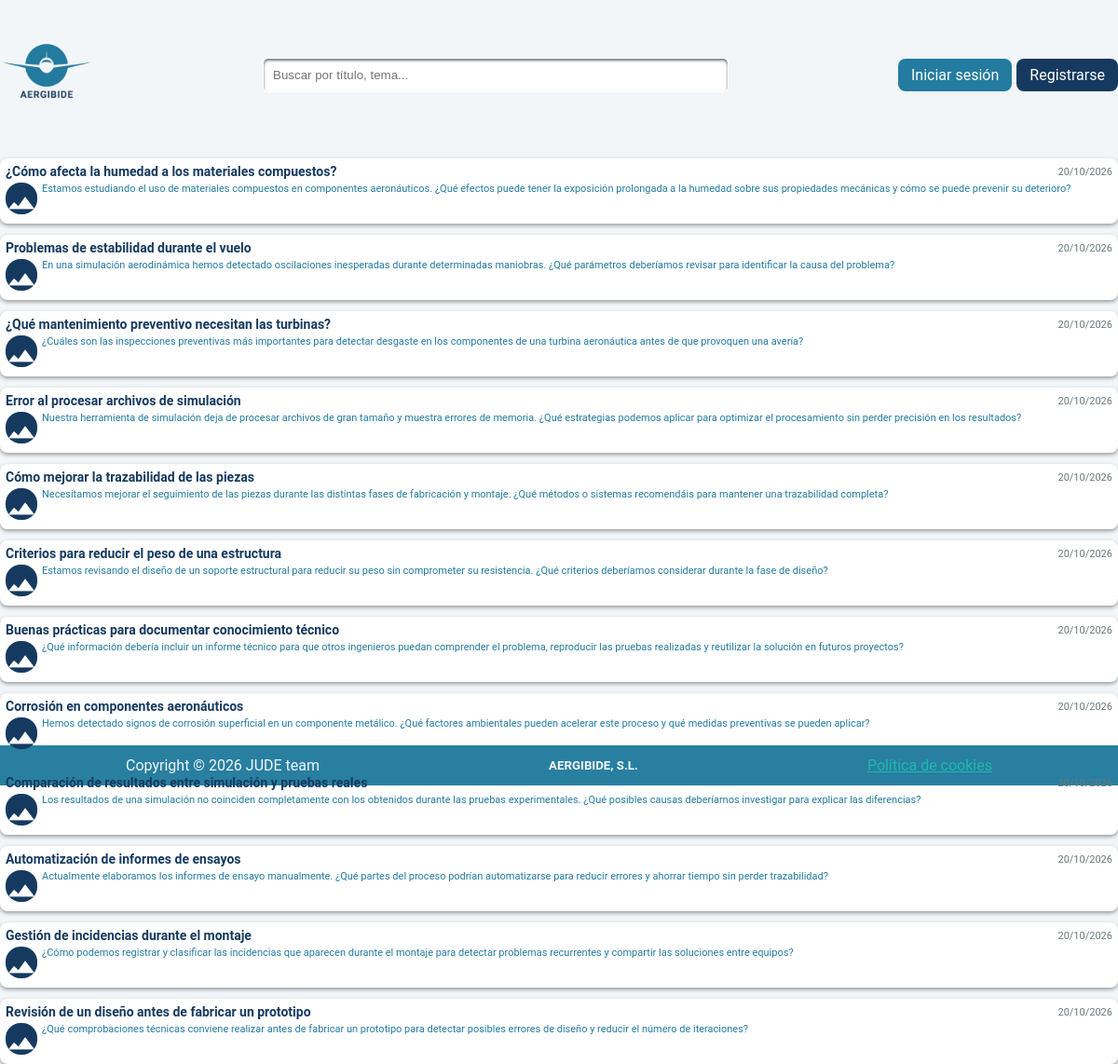
The page / on the database its author committed.
### tables this page shows
CREATE TABLE preguntas (
    id_pregunta INT AUTO_INCREMENT PRIMARY KEY,
    id_usuario INT NOT NULL,
    titulo VARCHAR(200) NOT NULL,
    descripcion TEXT NOT NULL,
    fecha_creacion DATETIME NOT NULL DEFAULT CURRENT_TIMESTAMP,
    estado ENUM('abierto', 'cerrado') NOT NULL DEFAULT 'abierto',
    tipo ENUM(
        'aerodinamica',
        'materiales',
        'motores',
        'software',
        'procesos',
        'diseño',
        'otros'
    ) NOT NULL DEFAULT 'otros',

    CONSTRAINT fk_preguntas_usuarios
        FOREIGN KEY (id_usuario)
        REFERENCES usuarios(id_usuario)
        ON DELETE CASCADE
);

### controllers/PrincipalController.php (called while the page is built, shortened)
<?php
require_once __DIR__ . '/../models/PreguntaModel.php';
class PrincipalController extends BaseController {
    public function index() {
        $preguntas=PreguntaModel::getAll();
        require "views/index.view.php";
    }
}

### Router.php (called while the page is built, shortened)
<?php
class Router {
    public static function dispatch() {
        $controllerName = $_GET['controller'] ?? 'PrincipalController';
        $action = $_GET['accion'] ?? 'index';
        self::loadController($controllerName, $action);
    }
    private static function loadController($controllerName, $action) {
        $controller = new $controllerName();
        $controller->$action();
    }
}

### index.php (called while the page is built)
<?php
require_once 'Router.php';
Router::dispatch();

### models/PreguntaModel.php (called while the page is built, shortened)
<?php
class PreguntaModel {
    public static function getAll() {
        $db = Database::getConnection();
        $stmt = $db-> prepare("SELECT p.*, a.ruta AS imagen_ruta
                               FROM preguntas p
                               LEFT JOIN adjuntos a ON p.id_pregunta = a.id_pregunta");
        $stmt-> execute();
        return  $stmt->fetchAll(PDO::FETCH_ASSOC);
    }
}

### views/index.view.php (the view, shortened to what this page needs)
<?php include __DIR__ . '/layout/header.php'; ?>
<main class="listaPreguntas">
    <?php if (!empty($preguntas)): ?>
        <?php foreach ($preguntas as $pregunta): ?>
            <a href="index.php?controller=PreguntaController&accion=index&id=<?=$pregunta["id_pregunta"]?>" class="enlacePregunta">
            <div class="preguntaCard">
                <div class="cabeceraCard">
                    <h2><?= htmlspecialchars($pregunta['titulo']) ?></h2>
                    <p class="cardFecha">
                        <?= date('d/m/Y', strtotime($pregunta['fecha_creacion'])) ?>
                    </p>
                </div>
                <div class="contenidoCard">
                    <div class="imagenCard">
                        <?php if (!empty($pregunta['imagen_ruta'])): ?>
                            <img
                                src="<?= htmlspecialchars($pregunta['imagen_ruta']) ?>"
                                alt="Imagen de la pregunta">
                        <?php else: ?>
                            <img src="../assets/images/SinImagen.png" alt="Imagen de la pregunta">
                        <?php endif; ?>
                    </div>
                    <div class="descCard">
                        <p><?= htmlspecialchars($pregunta['descripcion']) ?></p>
                    </div>
                </div>
            </div>
            </a>
        <?php endforeach; ?>
    <?php else: ?>
        <p>No hay preguntas disponibles.</p>
    <?php endif; ?>
</main>
<?php include __DIR__ . '/layout/footer.php'; ?>

### views/layout/header.php (shortened to what this page needs)
<!doctype html>
<html lang="es">
<head>
    <link href="https://googleapis.com/css2?family=Roboto:wght@400;700&display=swap" rel="stylesheet">
    <link rel="stylesheet" href="assets/css/principal.css">
</head>
<body>
    <header>
        <a href="index.php">
    <img src="assets/images/logoAergibide.png" alt="Logo de Aergibide" class="logo">
        </a>
        <input type="search" placeholder="Buscar por título, tema...">
        <div class="botonesSesion">
            <?php if (isset($_SESSION["id_usuario"])): ?>
                <a href="index.php?controller=usuario&accion=perfil"
                   class="bPerfil">
                    Mi perfil
                </a>
            <?php else: ?>
                <a href="index.php?controller=usuario&accion=login"
                   class="bIniciarSesion">
                    Iniciar sesión
                </a>
                <a href="index.php?controller=usuario&accion=registro"
                   class="bRegistrarse">
                    Registrarse
                </a>
            <?php endif; ?>
        </div>
    </header>

### views/layout/footer.php
<footer>
    <div class="copyright">
    <p>Copyright © 2026 JUDE team</p>
    </div>
    <div class="nombreEmpresa">
        <h5>AERGIBIDE, S.L.</h5>
    </div>
    <div class="politicaCookies">
        <a href="">Política de cookies</a>
    </div>
</footer>
</body>
</html>

### assets/css/principal.css (style rules this page uses)
* { padding: 0; margin: 0; box-sizing: border-box; }
body { background-color: #F3F6F9; font-family: 'Roboto', sans-serif; }
header { display: flex; justify-content: space-between; align-items: center; height: 10rem; }
header .logo { width: 100px; height: auto; }
header input[type="search"] { width: 500px; padding: 10px; border: 1px solid transparent; border-radius: 6px; background-color: white; box-shadow: inset 0 2px 3px #6B767B; outline: none; }
header .botonesSesion { display: flex; gap: 5px; }
header .bIniciarSesion { background-color: #247BA0; color: white; text-decoration: none; padding: 8px 14px; border-radius: .5rem; }
header .bRegistrarse { background-color: #163A5F; color: white; text-decoration: none; padding: 8px 14px; border-radius: .5rem; }
.listaPreguntas { padding: 10px 0; height: 80vh; }
.preguntaCard { display: flex; flex-direction: column; background-color: white; margin-bottom: 12px; padding: 6px; border-radius: .5rem; box-shadow: 0 2px 4px #999; }
.cabeceraCard { display: flex; justify-content: space-between; align-items: center; }
.cabeceraCard h2 { font-size: 14px; margin: 0; color: #163A5F; }
.cardFecha { font-size: 11px; color: #6B767B; margin: 0; }
.contenidoCard { display: flex; align-items: flex-start; gap: 5px; margin-top: 4px; }
.imagenCard img { width: 34px; height: 34px; object-fit: cover; border-radius: 1rem; }
.descCard { flex: 1; }
.descCard p { margin: 0; font-size: 11px; color: #247BA0; }
.enlacePregunta { display: block; text-decoration: none; color: inherit; }
.preguntaCard { cursor: pointer; }
footer { display: flex; justify-content: space-around; align-items: center; background-color: #287fa0; color:#F3F6F9; padding: 12px; }
.copyright { text-align: left; }
.nombreEmpresa { text-align: center; }
.politicaCookies a { color: #20b9aa; }

### rows shown on the page
preguntas: titulo "¿Cómo afecta la humedad a los materiales compuestos?", fecha_creacion "20/10/2026", descripcion "Estamos estudiando el uso de materiales compuestos en componentes aeronáuticos. ¿Qué efectos puede tener la exposición prolongada a la humedad sobre sus propiedades mecánicas y cómo se puede prevenir su deterioro?"
preguntas: titulo "Problemas de estabilidad durante el vuelo", fecha_creacion "20/10/2026", descripcion "En una simulación aerodinámica hemos detectado oscilaciones inesperadas durante determinadas maniobras. ¿Qué parámetros deberíamos revisar para identificar la causa del problema?"
preguntas: titulo "¿Qué mantenimiento preventivo necesitan las turbinas?", fecha_creacion "20/10/2026", descripcion "¿Cuáles son las inspecciones preventivas más importantes para detectar desgaste en los componentes de una turbina aeronáutica antes de que provoquen una avería?"
preguntas: titulo "Error al procesar archivos de simulación", fecha_creacion "20/10/2026", descripcion "Nuestra herramienta de simulación deja de procesar archivos de gran tamaño y muestra errores de memoria. ¿Qué estrategias podemos aplicar para optimizar el procesamiento sin perder precisión en los resultados?"
preguntas: titulo "Cómo mejorar la trazabilidad de las piezas", fecha_creacion "20/10/2026", descripcion "Necesitamos mejorar el seguimiento de las piezas durante las distintas fases de fabricación y montaje. ¿Qué métodos o sistemas recomendáis para mantener una trazabilidad completa?"
preguntas: titulo "Criterios para reducir el peso de una estructura", fecha_creacion "20/10/2026", descripcion "Estamos revisando el diseño de un soporte estructural para reducir su peso sin comprometer su resistencia. ¿Qué criterios deberíamos considerar durante la fase de diseño?"
preguntas: titulo "Buenas prácticas para documentar conocimiento técnico", fecha_creacion "20/10/2026", descripcion "¿Qué información debería incluir un informe técnico para que otros ingenieros puedan comprender el problema, reproducir las pruebas realizadas y reutilizar la solución en futuros proyectos?"
preguntas: titulo "Corrosión en componentes aeronáuticos", fecha_creacion "20/10/2026", descripcion "Hemos detectado signos de corrosión superficial en un componente metálico. ¿Qué factores ambientales pueden acelerar este proceso y qué medidas preventivas se pueden aplicar?"
preguntas: titulo "Comparación de resultados entre simulación y pruebas reales", fecha_creacion "20/10/2026", descripcion "Los resultados de una simulación no coinciden completamente con los obtenidos durante las pruebas experimentales. ¿Qué posibles causas deberíamos investigar para explicar las diferencias?"
preguntas: titulo "Automatización de informes de ensayos", fecha_creacion "20/10/2026", descripcion "Actualmente elaboramos los informes de ensayo manualmente. ¿Qué partes del proceso podrían automatizarse para reducir errores y ahorrar tiempo sin perder trazabilidad?"
preguntas: titulo "Gestión de incidencias durante el montaje", fecha_creacion "20/10/2026", descripcion "¿Cómo podemos registrar y clasificar las incidencias que aparecen durante el montaje para detectar problemas recurrentes y compartir las soluciones entre equipos?"
preguntas: titulo "Revisión de un diseño antes de fabricar un prototipo", fecha_creacion "20/10/2026", descripcion "¿Qué comprobaciones técnicas conviene realizar antes de fabricar un prototipo para detectar posibles errores de diseño y reducir el número de iteraciones?"
